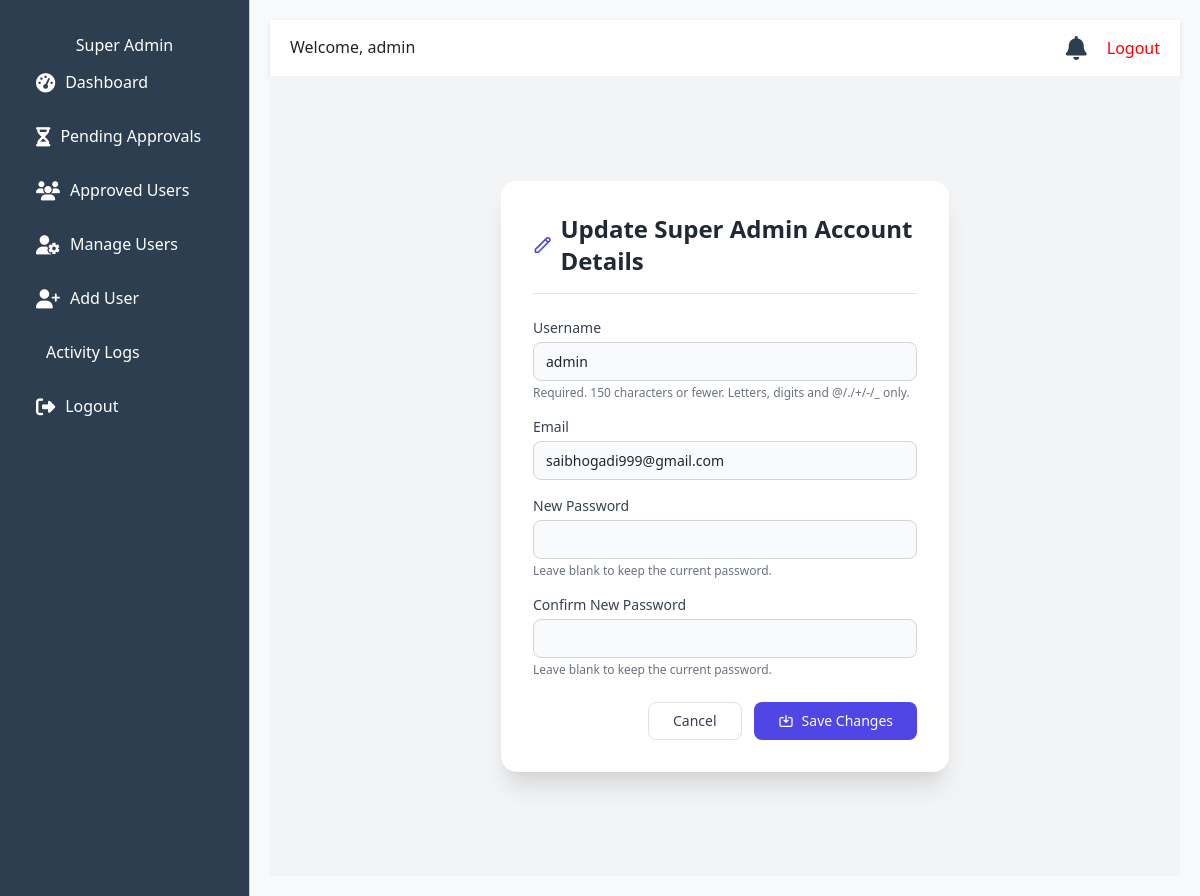
The app's page /super_admin/update-details/ (signed in), older data.
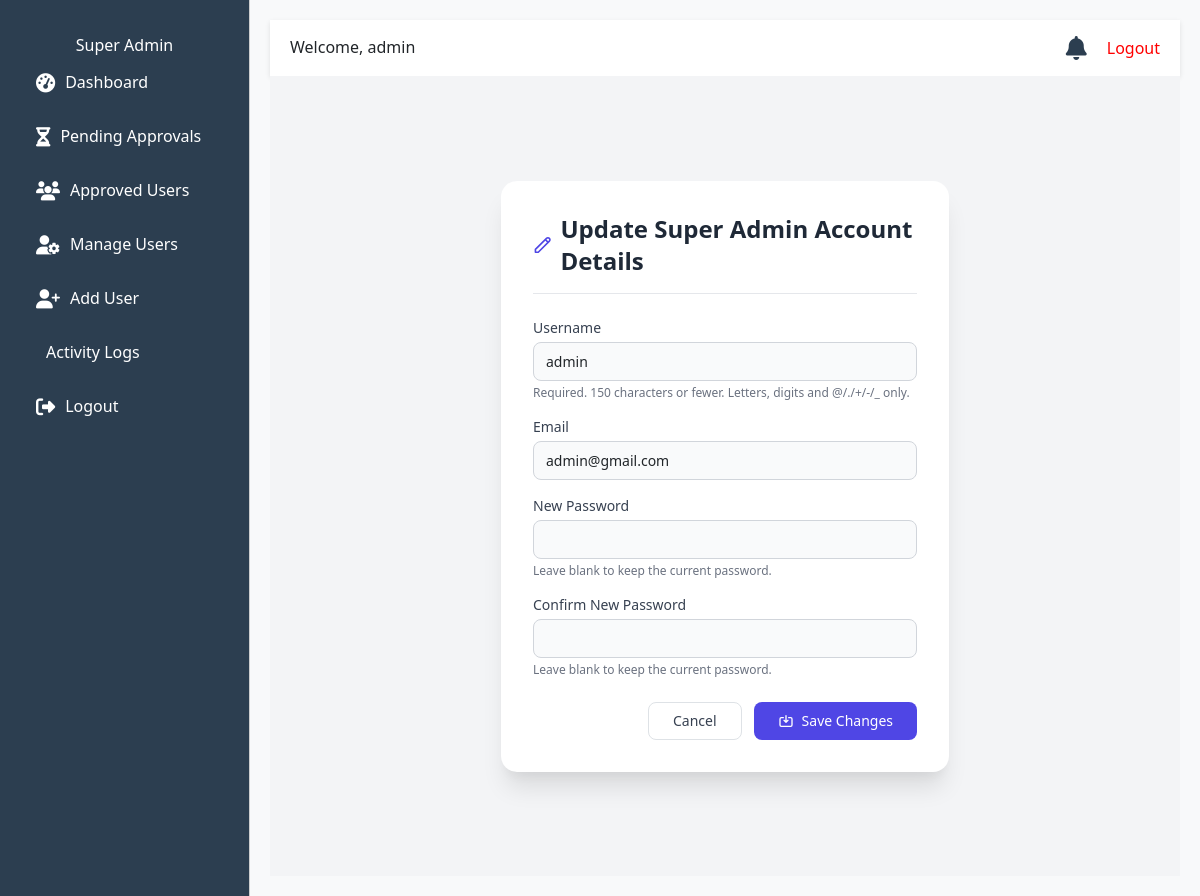
The same page, newer data.
### core/models.py (models this page shows, shortened)
class User(AbstractUser):
    USER_TYPE_CHOICES = (
        ('student', 'Student'),
        ('school', 'School'),
        ('college', 'College'),
        ('super_admin', 'Super Admin'),
    )
    user_type = models.CharField(max_length=20, choices=USER_TYPE_CHOICES, default='student')
    is_approved = models.BooleanField(default=False)
    last_login = models.DateTimeField(null=True, blank=True)
    last_logout = models.DateTimeField(null=True, blank=True)
    password_reset_requested_at = models.DateTimeField(null=True, blank=True)
    password_reset_created_at = models.DateTimeField(null=True, blank=True)
    email = models.EmailField(unique=True, error_messages={
        'unique': "A user with that email already exists.",
    })
    objects = CustomUserManager()

### super_admin/views.py (the view)
# urls.py: path('update-details/', views.update_super_admin_details, name='update_super_admin_details'),
@login_required
def update_super_admin_details(request):
    if request.user.user_type != 'super_admin':
        messages.error(request, "You are not authorized to access this page.")
        return redirect('core:login')
    if request.method == 'POST':
        form = UserUpdateForm(request.POST, instance=request.user)
        if form.is_valid():
            form.save()
            messages.success(request, "Your account details have been updated successfully.")
            return redirect('super_admin:super_admin_details_updated')
        else:
            messages.error(request, "Please correct the errors below.")
    else:
        form = UserUpdateForm(instance=request.user)
    return render(request, 'super_admin/update_super_admin_details.html', {'form': form})

### core/forms.py (shortened to what this page needs)
class UserUpdateForm(forms.ModelForm):
    password = forms.CharField(widget=forms.PasswordInput, required=False, label="New Password")
    confirm_password = forms.CharField(widget=forms.PasswordInput, required=False, label="Confirm New Password")
    class Meta:
        model = User
        fields = ['username', 'email']
        widgets = {
            'username': forms.TextInput(attrs={'class': 'form-control'}),
            'email': forms.EmailInput(attrs={'class': 'form-control'}),
        }

### core/context_processors.py (called while the page is built)
def notifications(request):
    if request.user.is_authenticated:
        user_notifications = Notification.objects.filter(user=request.user).order_by('-created_at')[:5]
        unread_count = Notification.objects.filter(user=request.user, is_read=False).count()
    else:
        user_notifications = []
        unread_count = 0
    return {
        'notifications': user_notifications,
        'unread_notifications_count': unread_count,
    }

### super_admin/templates/super_admin/update_super_admin_details.html (shortened to what this page needs)
{% extends 'super_admin/base.html' %}
{% block content %}
    <link href="https://cdn.jsdelivr.net/npm/tailwindcss@2.2.19/dist/tailwind.min.css" rel="stylesheet">
    <div class="min-h-screen bg-gray-100 flex items-center justify-center py-8 px-4">
        <div class="w-full max-w-md bg-white rounded-2xl shadow-xl p-8">
            <h3 class="text-2xl font-bold text-gray-800 mb-6 border-b pb-3 flex items-center">
                <svg class="w-6 h-6 mr-2 text-indigo-600" fill="none" stroke="currentColor" viewBox="0 0 24 24" xmlns="http://www.w3.org/2000/svg">
                    <path stroke-linecap="round" stroke-linejoin="round" stroke-width="2" d="M15.232 5.232l3.536 3.536m-2.036-5.036a2.5 2.5 0 113.536 3.536L6.5 21.036H3v-3.536L16.732 3.732z"></path>
                </svg>
                Update Super Admin Account Details
            </h3>
            <form method="post" class="space-y-6">
                <div class="space-y-4">
                    {% for field in form %}
                        <div class="space-y-1">
                            <label for="{{ field.id_for_label }}" class="block text-sm font-medium text-gray-700">{{ field.label }}</label>
                            {% if field.name == "password" or field.name == "confirm_password" %}
                                <div class="relative">
                                    {{ field }}
                                    <p class="text-xs text-gray-500 mt-1">Leave blank to keep the current password.</p>
                                </div>
                            {% else %}
                                {{ field }}
                            {% endif %}
                            {% if field.help_text %}
                                <p class="text-xs text-gray-500 mt-1">{{ field.help_text }}</p>
                            {% endif %}
                        </div>
                    {% endfor %}
                </div>
                <div class="flex justify-end space-x-3 mt-8">
                    <a href="{% url 'super_admin:manage_users' %}" class="inline-flex items-center px-4 py-2 border border-gray-300 rounded-lg text-sm font-medium text-gray-700 bg-white hover:bg-gray-50 transition duration-150">
                        Cancel
                    </a>
                    <button type="submit" class="inline-flex items-center px-4 py-2 bg-indigo-600 text-white rounded-lg text-sm font-medium hover:bg-indigo-700 transition duration-150">
                        <svg class="w-4 h-4 mr-2" fill="none" stroke="currentColor" viewBox="0 0 24 24" xmlns="http://www.w3.org/2000/svg">
                            <path stroke-linecap="round" stroke-linejoin="round" stroke-width="2" d="M8 7H5a2 2 0 00-2 2v9a2 2 0 002 2h14a2 2 0 002-2V9a2 2 0 00-2-2h-3m-1 4l-3 3m0 0l-3-3m3 3V4"></path>
                        </svg>
                        Save Changes
                    </button>
                </div>
            </form>
        </div>
    </div>
{% endblock %}

### super_admin/templates/super_admin/base.html (shortened to what this page needs)
<!DOCTYPE html>
<html lang="en">
<head>
    <link href="https://cdn.jsdelivr.net/npm/bootstrap@5.3.0/dist/css/bootstrap.min.css" rel="stylesheet">
    <link rel="stylesheet" href="https://cdnjs.cloudflare.com/ajax/libs/font-awesome/6.4.0/css/all.min.css">
</head>
<body>
    <div class="sidebar offcanvas offcanvas-start" tabindex="-1" id="sidebarMenu" aria-labelledby="sidebarMenuLabel">
        <div class="offcanvas-body">
            <h4 class="text-center sidebar-header">Super Admin</h4>
            <a href="{% url 'super_admin:dashboard' %}"><i class="fas fa-tachometer-alt"></i> Dashboard</a>
            <a href="{% url 'super_admin:dashboard' %}#pending-approvals"><i class="fas fa-hourglass-half"></i> Pending Approvals</a>
            <a href="{% url 'super_admin:dashboard' %}#approved-users"><i class="fas fa-users"></i> Approved Users</a>
            <a href="{% url 'super_admin:manage_users' %}"><i class="fas fa-user-cog"></i> Manage Users</a>
            <a href="{% url 'super_admin:add_user' %}"><i class="fas fa-user-plus"></i> Add User</a>
            <a href="{% url 'super_admin:activity_logs' %}"> Activity Logs</a>
            <a href="{% url 'core:logout' %}"><i class="fas fa-sign-out-alt"></i> Logout</a>
        </div>
    </div>
    <div class="main-content">
        <div class="top-bar">
            <div class="d-flex align-items-center">
                <h5 class="welcome-text">Welcome, {{ user.username }}</h5>
            </div>
            <div class="d-flex align-items-center">
                <div class="notifications-wrapper">
                    <a href="#" class="notifications-icon" data-bs-toggle="dropdown" aria-expanded="false" id="notificationTrigger">
                        <i class="fas fa-bell"></i>
                    </a>
                </div>
                <a href="{% url 'core:logout' %}" class="" style="color: red; text-decoration:none;">Logout</a>
            </div>
        </div>
        {% block content %}
        {% endblock %}
    </div>
</body>
</html>

Row changes from the older to the newer data that the page shows:
changed User "admin": email "saibhogadi999@gmail.com" → "admin@gmail.com"
